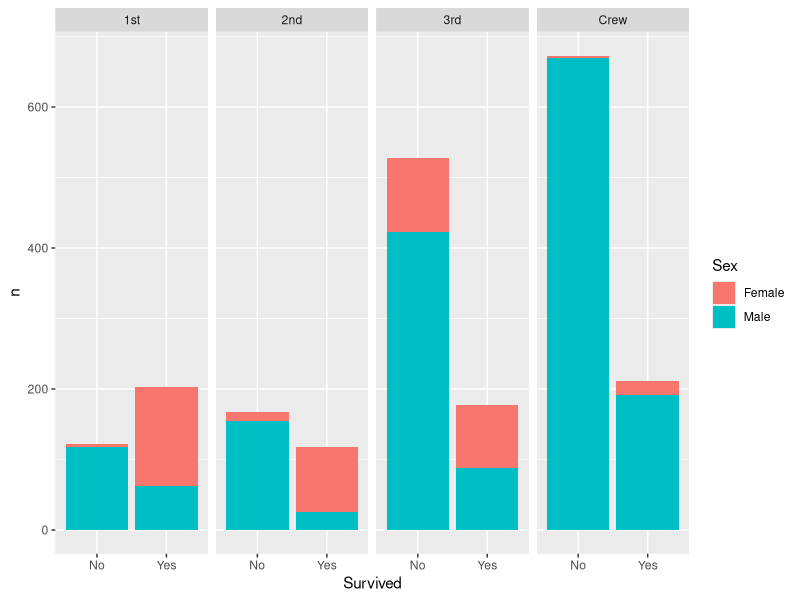
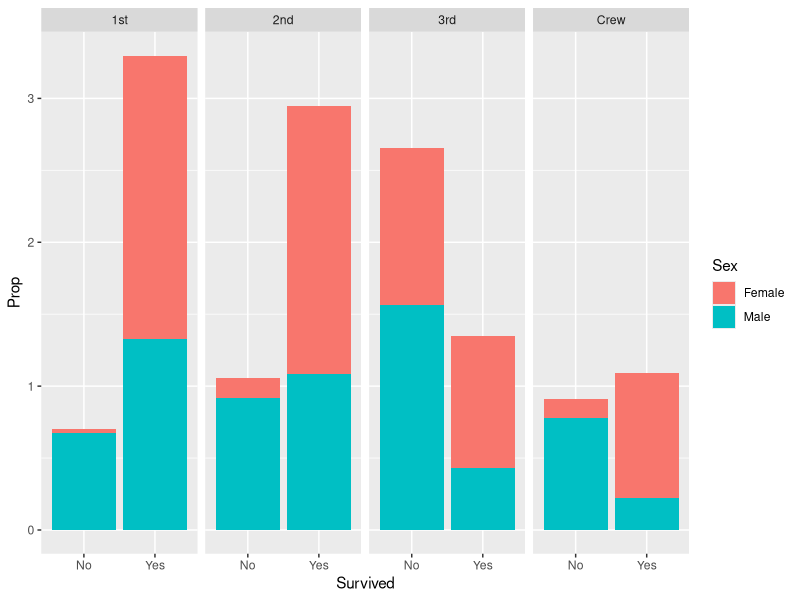
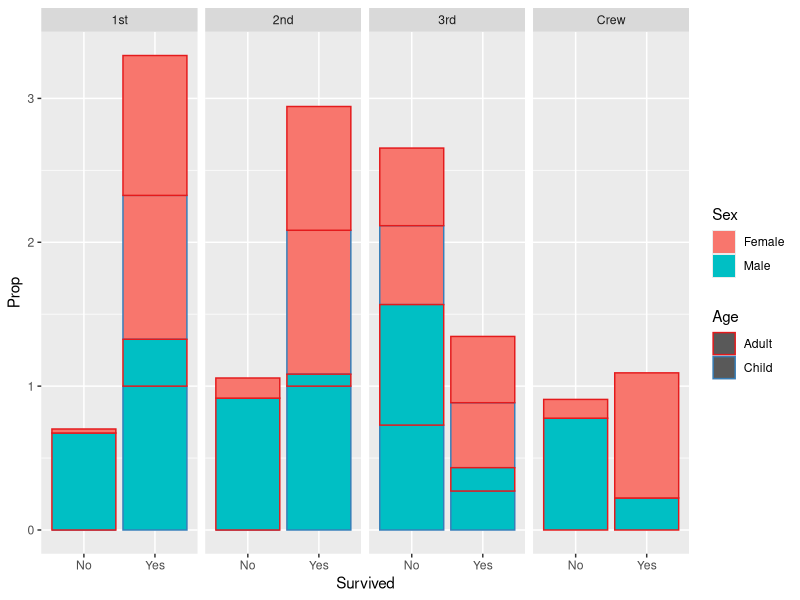

Write R code to recreate these figures, in order.
## ---- chunk 1
library(tidyverse)

df_titanic <- as_tibble(Titanic)
## ---- chunk 2
glimpse(df_titanic)
## TASK: Perform a `glimpse` of df_titanic
## ---- chunk 3
## NOTE: No need to edit! We'll cover how to
## do this calculation in a later exercise.
df_titanic %>% summarize(total = sum(n)) 
## ---- chunk 4
## TASK: Visualize counts against `Class` and `Sex`
df_titanic %>%
  ggplot() +
  geom_col(mapping = aes(x = Survived, y = n, fill = Sex)) +
  facet_grid(~ Class)
## ---- chunk 5
## NOTE: No need to edit! We'll cover how to
## do this calculation in a later exercise.
df_prop <-
  df_titanic %>%
  group_by(Class, Sex, Age) %>%
  mutate(
    Total = sum(n),
    Prop = n / Total
  ) %>%
  ungroup()
df_prop
## ---- chunk 6
df_prop %>%
  ggplot() +
  geom_col(mapping = aes(x = Survived, y = Prop, fill = Sex)) +
  facet_grid(~ Class)
## ---- chunk 7
library(RColorBrewer)

#define custom color scale
myColors <- brewer.pal(3, "Set1")
names(myColors) <- levels(df_titanic$Age)
custom_colors <- scale_colour_manual(name = "Age", values = myColors)

df_prop %>%
  ggplot() +
  geom_col(mapping = aes(x = Survived, y = Prop, fill = Sex, color = Age)) +
  facet_grid(~ Class) + custom_colors
